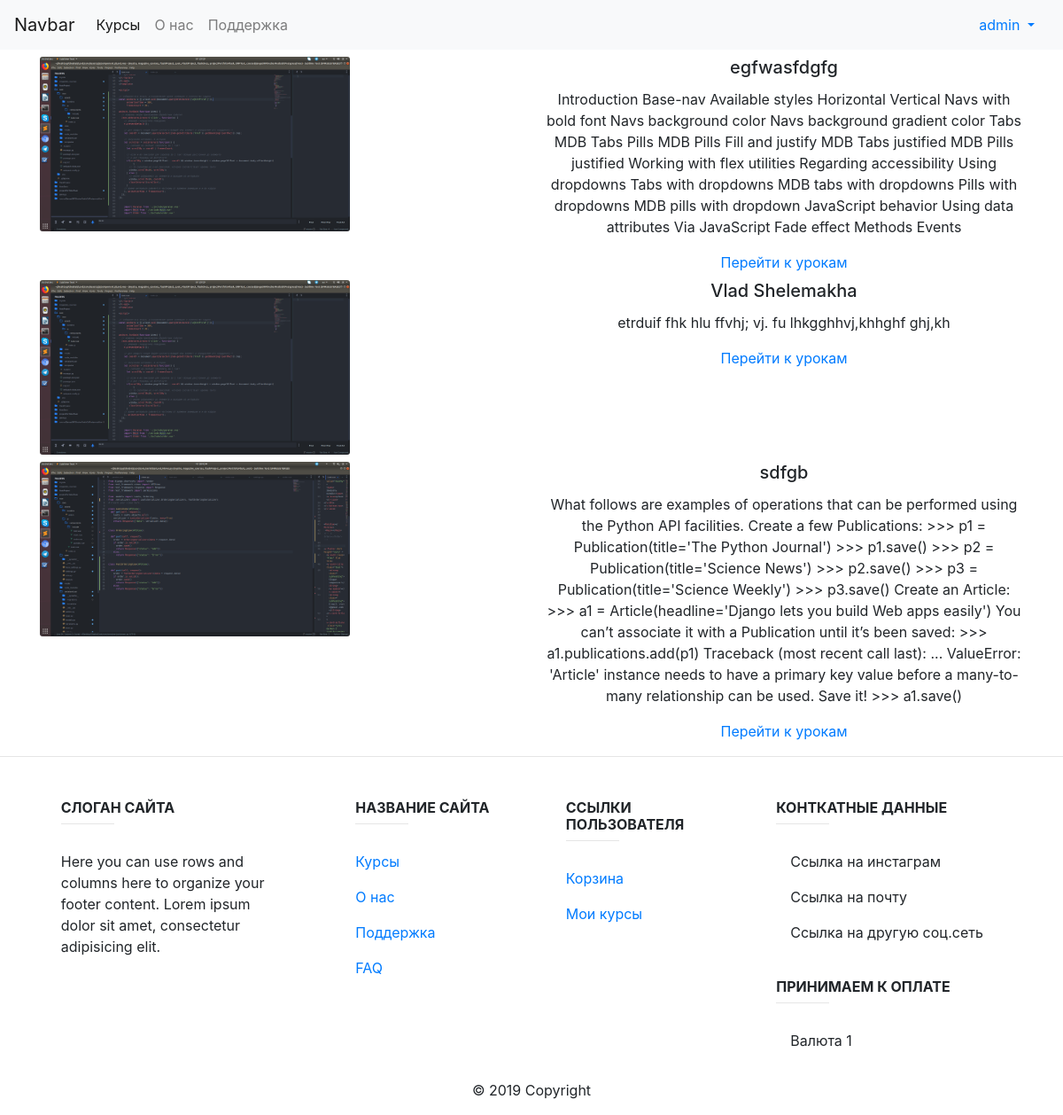
Page /list_bought_courses/ (signed in) on the committed database.
### user_profile/models.py (models this page shows, shortened)
class User(AbstractUser):
	courses = models.ManyToManyField(Course, blank = True, null=True)

### courses/models.py (models this page shows, shortened)
class Course( models.Model ):
	name = models.CharField( max_length=200, blank=False, null=False, db_index=True, unique=True, verbose_name='Название курса')
	slug = models.SlugField( max_length=200, blank=False, null=False, db_index=True, unique=True)
	image = models.ImageField(upload_to = 'img/course_logo/', blank=False, null=False, verbose_name = 'Фото курса')
	little_description = models.CharField( max_length=200, verbose_name='Небольшое описание курса на главной странице')
	description = models.TextField(blank=False, null=False, verbose_name='Полное описание курса')
	price = models.DecimalField( max_digits=10, decimal_places=2)
	week_one = models.CharField( max_length=200, blank=False, null=False, verbose_name='Название первой недели')
	description_week_one = models.TextField( blank=False, null=False, verbose_name='Описание первой недели')
	week_second = models.CharField( max_length=200, blank=False, null=False, verbose_name='Название второй недели')
	description_week_second = models.TextField( blank=False, null=False, verbose_name='Описание второй недели')
	week_third = models.CharField( max_length=200, blank=False, null=False, verbose_name='Название третьей недели')
	description_week_third = models.TextField( blank=False, null=False, verbose_name='Описание третьей недели')
	week_fourth = models.CharField( max_length=200, blank=False, null=False, verbose_name='Название четвертой недели')
	description_week_fourth = models.TextField( blank=False, null=False, verbose_name='Описание четвертой недели')
	created = models.DateTimeField( auto_now_add=True )
	class Meta:
		ordering = ['-created']

### courses/views.py (the view)
# urls.py: path('list_bought_courses/', CourseBoughtView.as_view(), name = 'list_bought_courses'),
class CourseBoughtView(ListView):
	context_object_name = 'courses'
	template_name = 'list_bought_courses.html'
	def get_queryset(self):
		user = User.objects.get(username=self.request.user)
		return user.courses.all()

### courses/templates/list_bought_courses.html
{% extends "base.html" %}
{% block content %}
<div class="row">
{% for course in courses %}
	<div class="col-12 mt-2">
		<div class="row">
			<div class="col-4">
				<img src="{{ MEDIA_ROOT }}{{ course.image.url}}" class="card-img" alt="...">
			</div>
			<div class="col-6 offset-2 text-center">
				<h5 class="card-title">{{ course.name }}</h5>
				<p class="card-text descr">{{ course.description}}</p>
				<a href="{% url 'courses:videoLessonsCourse' course.slug %}">Перейти к урокам</a>
			</div>
		</div>
	</div>
{% endfor %}
</div>
{% endblock %}

### templates/base.html (shortened to what this page needs)
{% load static %}
<!DOCTYPE html>
<html lang="en">
<head>
	<link rel="stylesheet" href="https://stackpath.bootstrapcdn.com/bootstrap/4.3.1/css/bootstrap.min.css">
	<link rel="stylesheet" href="{% static 'css/base.css' %}" type='text/css'>
</head>
<body>
	<nav class="navbar navbar-expand-lg navbar-light bg-light">
		<a class="navbar-brand" href="{% url 'courses:home_page' %}">Navbar</a>
		<div class="collapse navbar-collapse" id="navbarSupportedContent">
			<ul class="navbar-nav mr-auto">
				<li class="nav-item active">
					<a class="nav-link" href="{% url 'courses:home_page' %}">Курсы <span class="sr-only">(current)</span></a>
				</li>
				<li class="nav-item">
					<a class="nav-link" href="{% url 'courses:about' %}">О нас</a>
				</li>
				<li class="nav-item">
					<a class="nav-link" href="{% url 'courses:help' %}">Поддержка</a>
				</li>
			</ul>
			{% if user.is_authenticated %}
			<a class="nav-link dropdown-toggle" href="#" id="navbarDropdown" role="button" data-toggle="dropdown" aria-haspopup="true" aria-expanded="false">
				{{ user.username }}
			</a>
			{% else %}
			<form class="form-inline my-2 my-lg-0">
				<a class="btn btn-success mr-2 " href="{% url 'user_profile:registration_register' %}" role="button">Зарегестрироваться</a>
				<a class="btn btn-primary" href="{% url 'user_profile:login' %}" role="button">Войти</a>
			</form>
			{% endif %}
		</div>
	</nav>
	<div class="container">
		{% block content %}
		{% endblock content %}
	</div>
<footer class="page-footer font-small unique-color-dark">
<hr>
    <div class="container text-center text-md-left mt-5">
      <div class="row mt-3">
        <div class="col-md-3 col-lg-4 col-xl-3 mx-auto mb-4">
          <h6 class="text-uppercase font-weight-bold">Слоган сайта</h6>
          <hr class="deep-purple accent-2 mb-4 mt-0 d-inline-block mx-auto" style="width: 60px;">
          <p>Here you can use rows and columns here to organize your footer content. Lorem ipsum dolor sit amet, consectetur
            adipisicing elit.</p>
        </div>
        <div class="col-md-2 col-lg-2 col-xl-2 mx-auto mb-4">
          <h6 class="text-uppercase font-weight-bold">Название сайта</h6>
          <hr class="deep-purple accent-2 mb-4 mt-0 d-inline-block mx-auto" style="width: 60px;">
          <p>
            <a href="{% url 'courses:home_page' %}">Курсы</a>
          </p>
          <p>
            <a href="{% url 'courses:about' %}">О нас</a>
          </p>
          <p>
            <a href="{% url 'courses:help' %}">Поддержка</a>
          </p>
          <p>
            <a href="{% url 'courses:faq' %}">FAQ</a>
          </p>
        </div>
        {% if user.is_authenticated %}
        <div class="col-md-3 col-lg-2 col-xl-2 mx-auto mb-4">
          <h6 class="text-uppercase font-weight-bold">Ссылки пользователя</h6>
          <hr class="deep-purple accent-2 mb-4 mt-0 d-inline-block mx-auto" style="width: 60px;">
          <p>
            <a href="{% url 'cart:cart' %}">Корзина</a>
          </p>
          <p>
            <a href="#">Мои курсы</a>
          </p>
        </div>
        {% endif %}
        <div class="col-md-4 col-lg-3 col-xl-3 mx-auto mb-md-0 mb-4">
          <h6 class="text-uppercase font-weight-bold">Конткатные данные</h6>
          <hr class="deep-purple accent-2 mb-4 mt-0 d-inline-block mx-auto" style="width: 60px;">
          <p>
             Ссылка на инстаграм</p>
          <p>
             Ссылка на почту</p>          <p>
             Ссылка на другую соц.сеть</p>
					<br>
          <h6 class="text-uppercase font-weight-bold">Принимаем к оплате</h6>
          <hr class="deep-purple accent-2 mb-4 mt-0 d-inline-block mx-auto" style="width: 60px;">
          <p>
             Валюта 1</p>
        </div>
      </div>
    </div>
    <div class="footer-copyright text-center py-3">© 2019 Copyright
    </div>
  </footer>
</body>
</html>

### rows in the picture
User: username "admin"
Course: image (picture), name "egfwasfdgfg", description "Introduction Base-nav Available styles Horizontal Vertical Navs with bold font Navs background color Navs background gradient color Tabs MDB Tabs Pills MDB Pills Fill and justify MDB Tabs justified MDB Pills justified Working with flex utilities Regarding accessibility Using dropdowns Tabs with dropdowns MDB tabs with dropdowns Pills with dropdowns MDB pills with dropdown JavaScript behavior Using data attributes Via JavaScript Fade effect Methods Events"
Course: image (picture), name "Vlad Shelemakha", description "etrduif fhk hlu ffvhj; vj. fu lhkgghhvj,khhghf ghj,kh"
Course: image (picture), name "sdfgb", description "What follows are examples of operations that can be performed using the Python API facilities. Create a few Publications: >>> p1 = Publication(title='The Python Journal') >>> p1.save() >>> p2 = Publication(title='Science News') >>> p2.save() >>> p3 = Publication(title='Science Weekly') >>> p3.save() Create an Article: >>> a1 = Article(headline='Django lets you build Web apps easily') You can’t associate it with a Publication until it’s been saved: >>> a1.publications.add(p1) Traceback (most recent call last): ... ValueError: 'Article' instance needs to have a primary key value before a many-to-many relationship can be used. Save it! >>> a1.save()"
